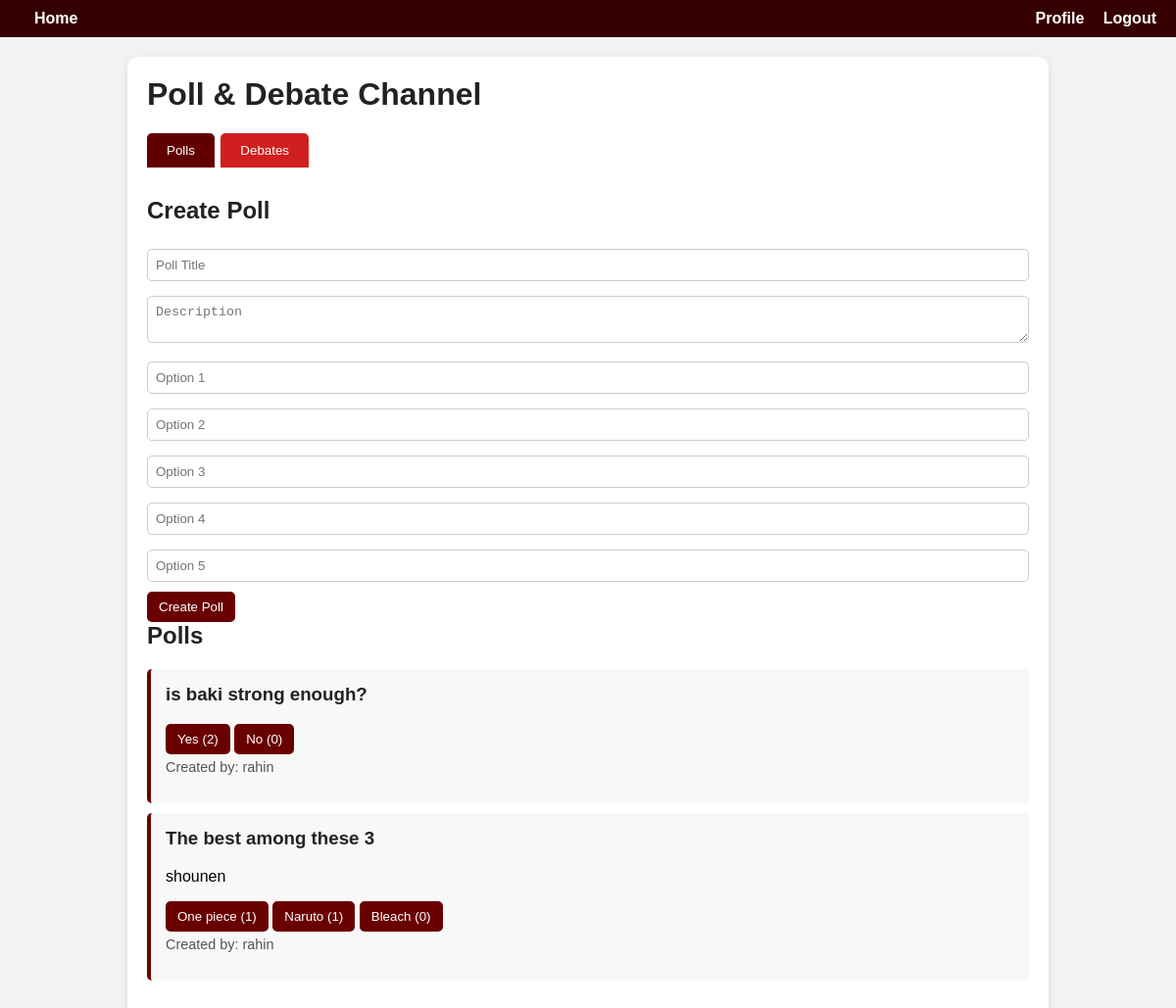
The app's page /controller/polldebatecontroller.php (signed in), older data.
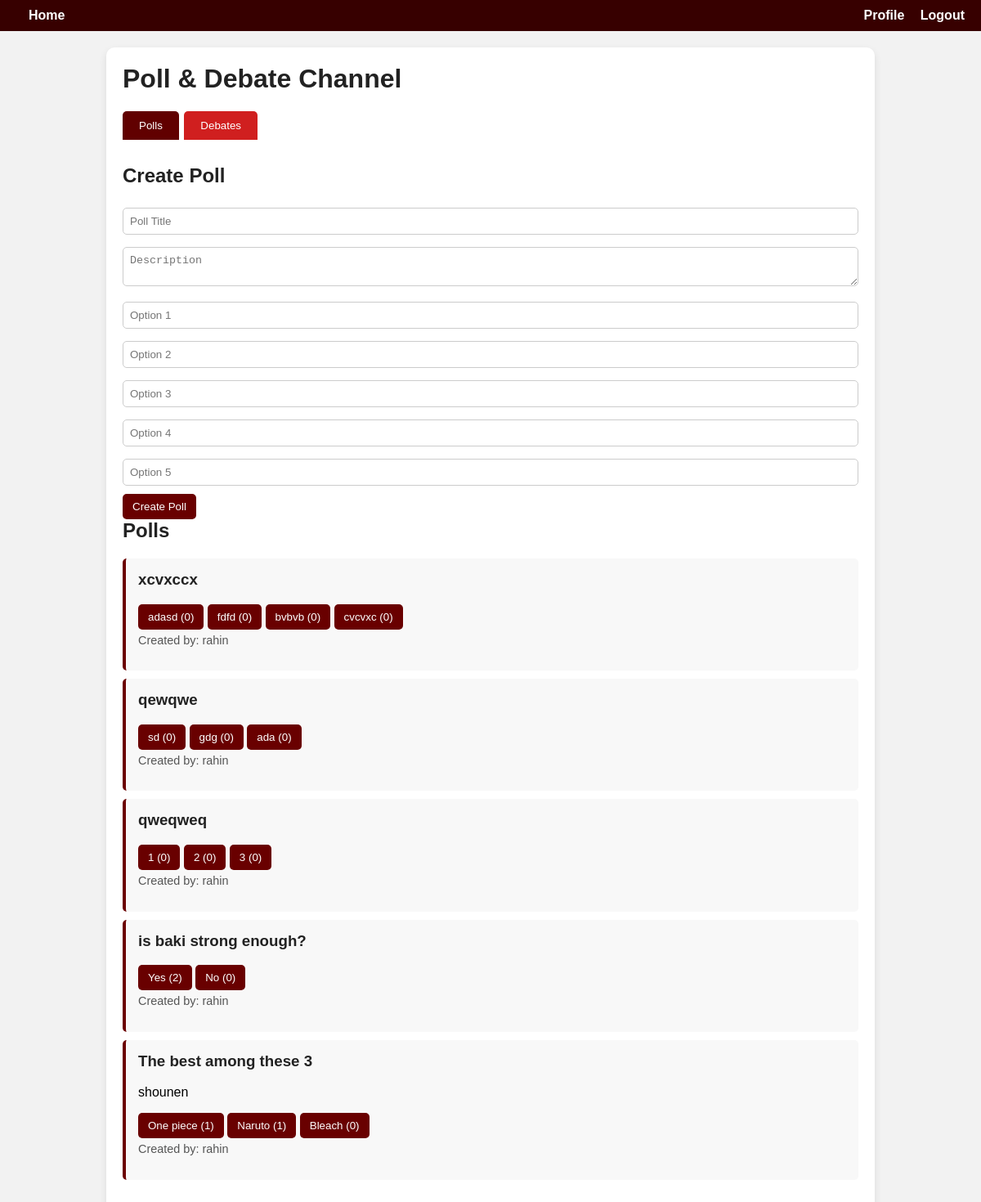
The same page, newer data.
### tables this page shows
CREATE TABLE `polls` (
  `poll_id` int(11) NOT NULL,
  `title` varchar(255) DEFAULT NULL,
  `description` text DEFAULT NULL,
  `created_by` int(11) DEFAULT NULL,
  `created_at` timestamp NOT NULL DEFAULT current_timestamp()
);

CREATE TABLE `poll_options` (
  `option_id` int(11) NOT NULL,
  `poll_id` int(11) DEFAULT NULL,
  `option_text` varchar(255) DEFAULT NULL
);

CREATE TABLE `users` (
  `user_id` int(11) NOT NULL,
  `username` varchar(50) NOT NULL,
  `email` varchar(100) NOT NULL,
  `password_hash` varchar(255) NOT NULL,
  `profile_picture` varchar(255) DEFAULT NULL,
  `level` int(11) DEFAULT 1,
  `badge` varchar(100) DEFAULT NULL,
  `bio` text DEFAULT NULL,
  `created_at` timestamp NOT NULL DEFAULT current_timestamp(),
  `is_active` tinyint(1) DEFAULT 1
);

### controller/polldebatecontroller.php (called while the page is built, shortened)
<?php
require_once __DIR__ . '/../db.php';
require_once __DIR__ . '/../model/polldebatemodel.php';
$model = new PolldebateModel($pdo);
$polls = $model->getAllPolls();
require __DIR__ . '/../view/polldebateview.php';

### model/polldebatemodel.php (called while the page is built, shortened)
<?php
class PolldebateModel {
    private $pdo;
    private $maxOptions;
    public function __construct($pdo, $maxOptions = 5) {
        $this->pdo = $pdo;
        $this->maxOptions = $maxOptions;
    }
    public function getMaxOptions() {
        return $this->maxOptions;
    }
    public function getAllPolls() {
        $stmt = $this->pdo->query("SELECT p.*, u.username FROM polls p JOIN users u ON p.created_by = u.user_id ORDER BY p.created_at DESC");
        return $stmt->fetchAll(PDO::FETCH_ASSOC);
    }
    public function getPollOptions($poll_id) {
        $stmt = $this->pdo->prepare("SELECT * FROM poll_options WHERE poll_id=?");
        $stmt->execute([$poll_id]);
        return $stmt->fetchAll(PDO::FETCH_ASSOC);
    }
    public function getPollVotes($option_id) {
        $stmt = $this->pdo->prepare("SELECT COUNT(*) AS votes FROM poll_votes WHERE option_id=?");
        $stmt->execute([$option_id]);
        return $stmt->fetch(PDO::FETCH_ASSOC)['votes'] ?? 0;
    }
}

### view/polldebateview.php (the view, shortened to what this page needs)
<?php
$activeTab = $_POST['active_tab'] ?? 'poll';
?>
<!DOCTYPE html>
<html lang="en">
<head>
    <link rel="stylesheet" href="/animeverse/css/polldebate.css">
</head>
<body>
    <nav class="navbar">
        <div class="navbar-left">
            <a href="/animeverse/controller/homecontroller.php">Home</a>
        </div>
        <div class="navbar-right">
            <?php if(isset($_SESSION['user_id'])): ?>
                <a href="/animeverse/controller/profilecontroller.php">Profile</a>
                <a href="/animeverse/controller/logoutcontroller.php">Logout</a>
            <?php else: ?>
                <a href="/animeverse/controller/logincontroller.php">Login</a>
            <?php endif; ?>
        </div>
    </nav>
    <div class="container">
        <h1>Poll & Debate Channel</h1>
        <div class="tabs">
            <button class="tablink <?= $activeTab=='poll'?'active':'' ?>" onclick="showTab('poll')">Polls</button>
            <button class="tablink <?= $activeTab=='debate'?'active':'' ?>" onclick="showTab('debate')">Debates</button>
        </div>
        <div id="poll" class="tabcontent" style="display: <?= $activeTab=='poll'?'block':'none' ?>;">
            <h2>Create Poll</h2>
            <form method="post">
                <input type="text" name="poll_title" placeholder="Poll Title" required><br>
                <textarea name="poll_desc" placeholder="Description"></textarea><br>
                <?php for($i=1;$i<=$model->getMaxOptions();$i++): ?>
                    <input type="text" name="poll_options[]" placeholder="Option <?= $i ?>" <?= $i<=2?'required':'' ?>><br>
                <?php endfor; ?>
                <button type="submit">Create Poll</button>
            </form>
            <h2>Polls</h2>
            <?php foreach($polls as $poll): ?>
                <div class="poll">
                    <h3><?= htmlspecialchars($poll['title']) ?></h3>
                    <p><?= htmlspecialchars($poll['description']) ?></p>
                    <form method="post">
                        <?php foreach($model->getPollOptions($poll['poll_id']) as $opt): ?>
                            <button type="submit" name="vote_option" value="<?= $opt['option_id'] ?>">
                                <?= htmlspecialchars($opt['option_text']) ?> (<?= $model->getPollVotes($opt['option_id']) ?>)
                            </button>
                        <?php endforeach; ?>
                    </form>
                    <p class="creator">Created by: <?= htmlspecialchars($poll['username']) ?></p>
                </div>
            <?php endforeach; ?>
        </div>
    </div>
</body>
</html>

### css/polldebate.css (style rules this page uses)
body { font-family: Arial, sans-serif; background: #f2f2f2; margin: 0; padding: 0; }
.container { max-width: 900px; margin: 20px auto; background: #fff; padding: 20px; border-radius: 10px; box-shadow: 0 4px 10px rgba(0,0,0,0.1); }
h1, h2, h3 { color: #222; margin-top: 0; }
.tabs { margin-bottom: 20px; }
.tablink { background: #d01f1f; color: #fff; padding: 10px 20px; border: none; cursor: pointer; border-radius: 5px 5px 0 0; margin-right: 2px; transition: background 0.3s; }
.tablink.active { background: #610000; }
.tabcontent { display: none; padding: 10px 0; }
form input, form textarea { width: 100%; margin: 5px 0 10px; padding: 8px; border: 1px solid #ccc; border-radius: 5px; box-sizing: border-box; resize: vertical; }
form button { padding: 8px 12px; background: #690000; color: #fff; border: none; border-radius: 5px; cursor: pointer; transition: background 0.3s; }
.poll, .debate { background: #f8f8f8; padding: 15px; margin: 10px 0; border-radius: 5px; border-left: 4px solid #6b0101; }
.creator { font-size: 0.9em; color: #555; margin-top: 5px; }
.navbar { display: flex; justify-content: space-between; align-items: center; background: rgba(55, 0, 0, 1); padding: 10px 20px; color: #fff; }
.navbar a { color: #fff; text-decoration: none; margin-left: 15px; font-weight: bold; }

Row changes from the older to the newer data that the page shows:
added polls: title "xcvxccx", created_by.username "rahin"
added poll_options: $opt['option_id'] 12 (drawn), option_text "adasd", PollVotes "0", shown under "xcvxccx"
added poll_options: $opt['option_id'] 13 (drawn), option_text "fdfd", PollVotes "0", shown under "xcvxccx"
added poll_options: $opt['option_id'] 14 (drawn), option_text "bvbvb", PollVotes "0", shown under "xcvxccx"
added poll_options: $opt['option_id'] 15 (drawn), option_text "cvcvxc", PollVotes "0", shown under "xcvxccx"
added polls: title "qewqwe", created_by.username "rahin"
added poll_options: $opt['option_id'] 9 (drawn), option_text "sd", PollVotes "0", shown under "qewqwe"
added poll_options: $opt['option_id'] 10 (drawn), option_text "gdg", PollVotes "0", shown under "qewqwe"
added poll_options: $opt['option_id'] 11 (drawn), option_text "ada", PollVotes "0", shown under "qewqwe"
added polls: title "qweqweq", created_by.username "rahin"
added poll_options: $opt['option_id'] 6 (drawn), option_text "1", PollVotes "0", shown under "qweqweq"
added poll_options: $opt['option_id'] 7 (drawn), option_text "2", PollVotes "0", shown under "qweqweq"
added poll_options: $opt['option_id'] 8 (drawn), option_text "3", PollVotes "0", shown under "qweqweq"
